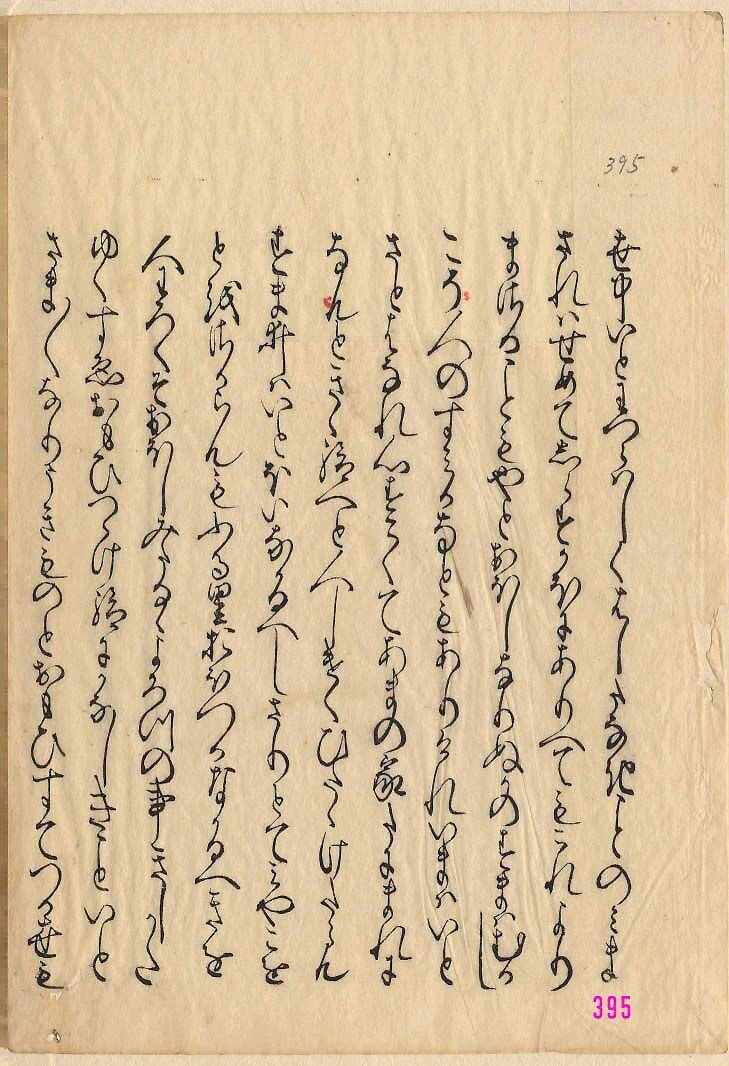
#> input picture src/kyushu/color/12_2_org.jpg, 729 x 1066 px
$ python -i 001_main.py   (imports and definitions only)
#> lines starting #> are read from the running program, lines starting #| are printed output that depends on the picture
#> further down, picture is the input picture: shape (1066, 729, 3); mean B, G, R 156.9, 191, 214.8
import pytesseract
import requests
from bs4 import BeautifulSoup
import shutil
import hashlib
import os
import json
import cv2
import numpy as np
from PIL import Image
import sys
import time

s_thres = 80

target = sys.argv[1]

org_flg = False if target == "kyushu" else True

margin = 10 if target == "kyushu" else 6

map = {
    "12": 395,
    "13": 441,
    "14": 483,
    "15": 519,
    "16": 547,
    "17": 557,
    "18": 579,
    "19": 603,
    "20": 639,
    "21": 665,
    "22": 719,
    "23": 763,
    "24": 781,
    "25": 805,
    "26": 829,
    "27": 855,
    "28": 863,
    "29": 885,
    "30": 917,
    "31": 935,
    "32": 975,
    "33": 997,
    "34": 1025,
    "35": 1125,
    "36": 1227,
    "37": 1269,
    "38": 1291,
    "39": 1309,
    "40": 1381,
    "41": 1403,
    "42": 1429,
    "43": 1447,
    "44": 1463,
    "45": 1507,
    "46": 1547,
    "47": 1587,
    "48": 1677,
    "49": 1701,
    "50": 1793,
    "51": 1859,
    "52": 1931,
    "53": 1989,
    "54": 2055
}

def find_rect_of_target_color(image):
  hsv = cv2.cvtColor(image, cv2.COLOR_BGR2HSV_FULL)
#> hsv: shape (1066, 729, 3); mean H, S, V 25.2, 72, 214.8
  h = hsv[:, :, 0]
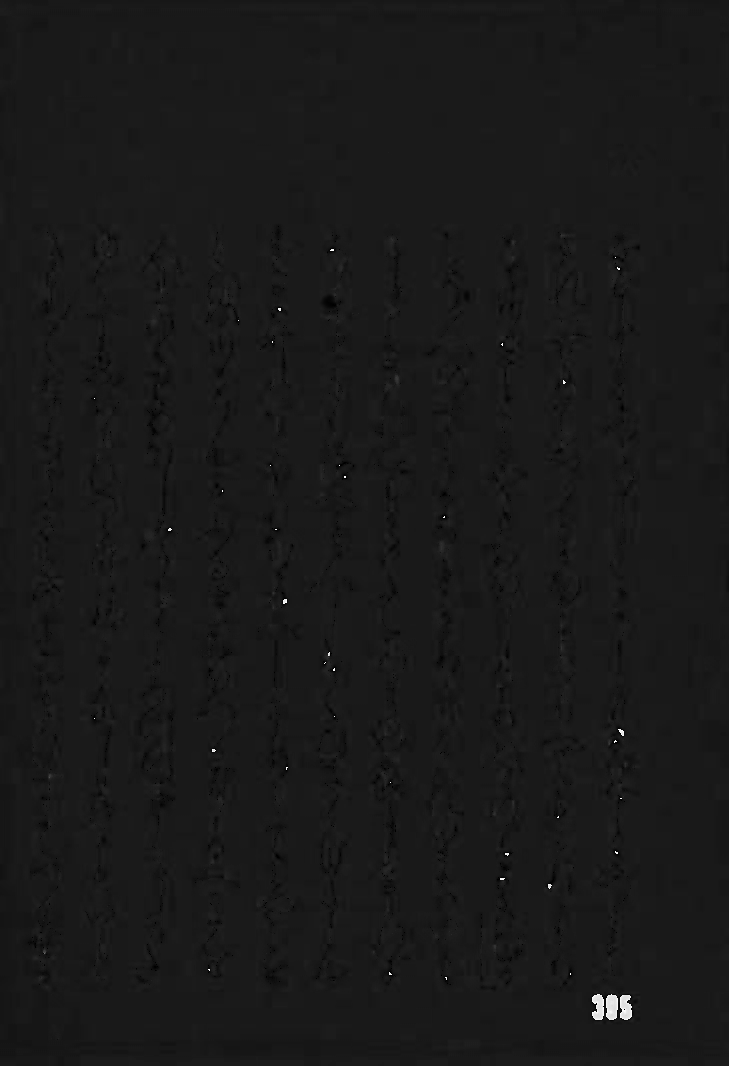
#> h: shape (1066, 729); min 0, max 255, mean 25.2
  s = hsv[:, :, 1]
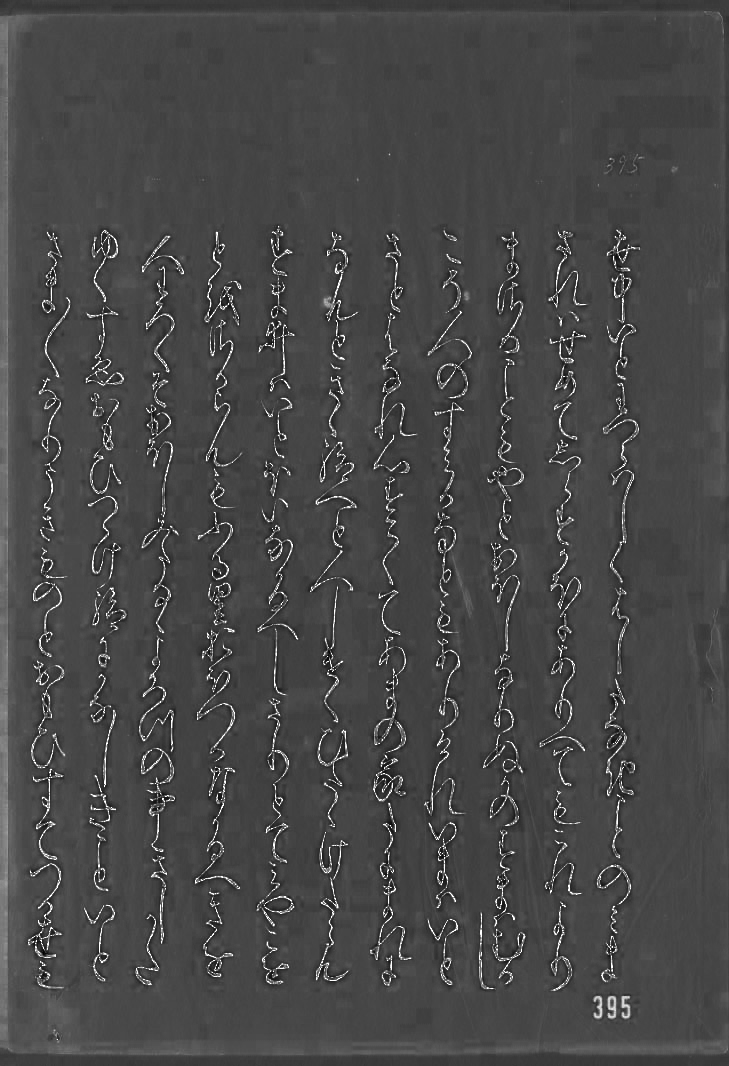
#> s: shape (1066, 729); min 0, max 255, mean 72
  mask = np.zeros(h.shape, dtype=np.uint8)
  mask[((h < 20) | (h > 200)) & (s < s_thres)] = 255
  contours, _ = cv2.findContours(mask, cv2.RETR_TREE, cv2.CHAIN_APPROX_SIMPLE)
  rects = []
  for contour in contours:
    approx = cv2.convexHull(contour)
    rect = cv2.boundingRect(approx)
    rects.append(np.array(rect))
  return rects

def download_img(url, file_name):
    r = requests.get(url, stream=True)
    if r.status_code == 200:
        with open(file_name, 'wb') as f:
            r.raw.decode_content = True
            shutil.copyfileobj(r.raw, f)


def getCropStart(input_path, uuid, canvas):
    img = cv2.imread(input_path)
    rects = find_rect_of_target_color(img)
    if len(rects) > 0:
        rect = max(rects, key=(lambda x: x[2] * x[3]))
        crop_start = rect[0:2][1] - 1
    else:
        crop_start = 0
    return crop_start

def save_img2(input_path):
    img = cv2.imread(input_path)

    # グレースケール変換
    gray = cv2.cvtColor(img, cv2.COLOR_RGB2GRAY)

    # 方法2 （OpenCVで実装）
    ret, th = cv2.threshold(gray, 0, 255, cv2.THRESH_OTSU)

    cv2.imwrite(input_path, th)


def save_crop(input_path, crop_start, canvas):
    im = Image.open(input_path)
    im = im.crop((0, crop_start, canvas["width"], canvas["height"]))
    im.save(input_path)

collection_uri = "https://nakamura196.github.io/genji/ugm/"+target+"/collection.json"

# [1 line that did not run here, left out]

# [1 line that did not run here, left out]


# [192 lines not run here, left out]

>>> import cv2
>>> picture = cv2.imread('color/12_2_org.jpg')
>>> result = find_rect_of_target_color(picture)
#> result = 1557 items, first 6: [542, 1051, 1, 1], [8, 1051, 1, 1], [6, 1051, 1, 1], [4, 1051, 1, 1], [2, 1051, 1, 1], [0, 1051, 1, 1]
